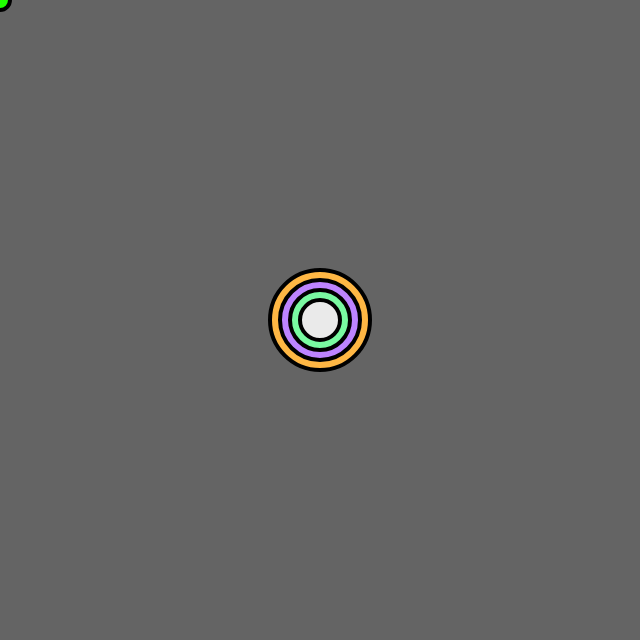
Frame 1 (no input)
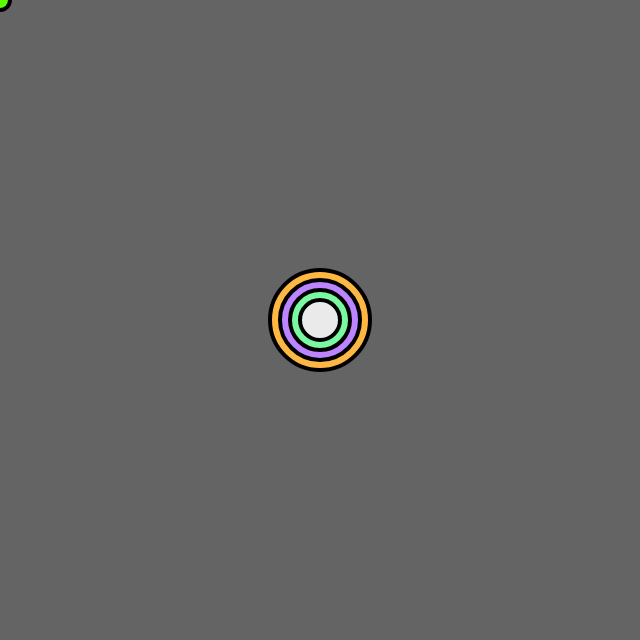
Frame 60 (no input)
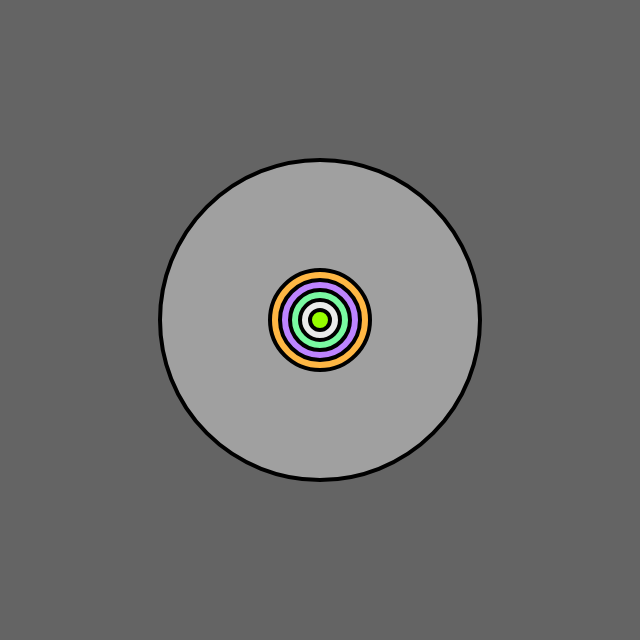
Frame 120 (the mouse pressed at the canvas centre since frame 60)

The p5.js sketch that drew these frames (run headless with seeded random() and noise() and a simulated clock; from frame 60 on, the mouse is pressed at the canvas centre):

// p5.js sketch
// ── sketch.js
var xPosition;
var yPosition;
var colorIncrease = 10;

function setup() {
  createCanvas(640, 640);
  strokeWeight(4);
  background(0);
}

function draw() {
  background(100);
  ellipseMode(CENTER);
 

  fill (mouseX / 2);
//  ellipse(mouseX, mouseY, 20, 20);
  ellipse(width/2, height/2, mouseX, mouseY);

  fill (255, 183, 68);
  ellipse(320, 320, 100, 100);

  fill (189, 132, 255);
  ellipse(320, 320, 80, 80);

  fill (121, 250, 161);
  ellipse(320, 320, 60, 60);

  fill (234, 234, 234);
  ellipse(320, 320, 40, 40);


  fill (frameCount + colorIncrease * 3,255, 0);
  ellipse(mouseX, mouseY, 20, 20);


}
